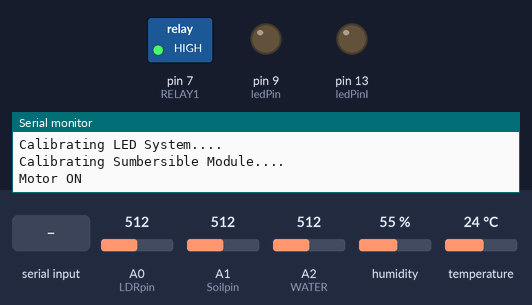
Recording of a sketch running on a simulated Arduino Uno, built with avr-gcc and run on an emulated ATmega328P. On the bench: switched loads named in the sketch (green lamp = pin HIGH), output pins drawn as LEDs (lit = HIGH), the last lines printed to the serial monitor. The inputs (shaded band) are chosen by the test bench; at power-on: A0 (LDRpin) = 512, A1 (Soilpin) = 512, A2 (WATER) = 512, humidity 55 %, temperature 24 °C. The modem accepts every AT command (registered, SIM ready, sends succeed) and sends nothing else.

Above: at 3.4 s.
At 28.1 s:
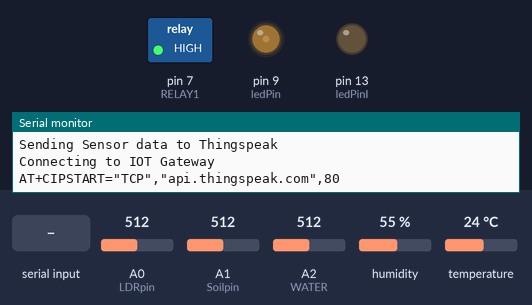
28.2 s: "1" received over the second serial link
At 43.28 s:
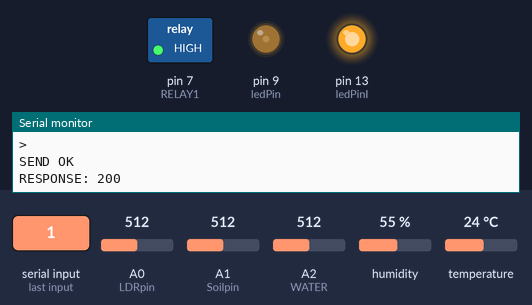
Timing chart, 0 to 44.9 s (numbered marks = the images above; inputs shaded):
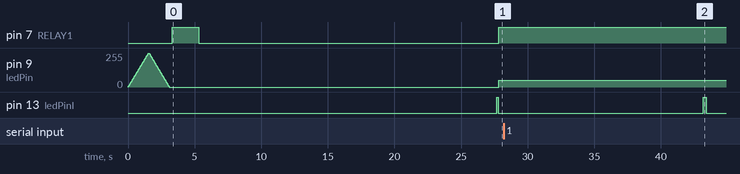

The sketch:

Project.ino
```cpp
//CODE BY PRASUN GUCHHAIT prasunguchhait1997@gmail.com

/*Pin Diagram of Project
********************************************
  Esp8266 Pin Layout (required one only)
    o     o      o     o
    GND         io      RX

    TX    CH_PD        VCC
    o     o      o     o
********************************************
  DHT11 PIN lAYOUR (REQUIRED ONLY)
    o     o     o     o
    VCC   DATA        GND
********************************************
  PIN OUT DIAGRAM OF THE PROJECT

  Arduino 5V       --> DHT11(VCC)& ESP8266(VCC & CH_PD) //ESP8266 WORKS WITH 3.3V BUT 5V ALSO WORKS FINE
  Arduino GND      --> DHT11(GND)& ESP8266(GND)
  Arduino Pin 12   --> DHT11(DATA)
  Arduino Pin 3    --> ESP8266(RX)
  Arduino Pin 2    --> ESP8266(TX)
  Arduino Pin A0   --> LDR
  Arduino pin A1   --> Soil Moisture Sensor Analog
*/
//*****************************************CODING****************************************************

#include"dht.h"
#include<SoftwareSerial.h>

#define ESP8266_TX 2
#define ESP8266_RX 3
#define LDRpin A0 // pin where we connected the LDR and the resistor
#define ledPin 9  // pin for LED connectio
#define ledPinI 13

SoftwareSerial WiFi_Serial(ESP8266_TX,ESP8266_RX);

#define WIFI_NAME "sensoponics"
#define WIFI_PASSWORD "0000000000"
#define port 80
#define server "api.thingspeak.com"
#define route "TA"
#define msgtype "1"
#define dht_dpin 12
#define LDRpin A0
#define Soilpin A1
#define RELAY1 7
#define WATER  A2

dht DHT;
int humi,tem;
int LDRValue = 0;
int SOILValue = 0;
int val=0;
int wl=0;

boolean No_IP=false;

String data="";
String request_header_1="";
String request_header_2="";

String response="";

void setup()
{
      Serial.begin(9600);  // sets serial port for communication

      Serial.println("Calibrating Waterlevel sensor....");
      pinMode(RELAY1, OUTPUT);

      Serial.println("Calibrating LED System....");
      for (int fadeValue = 0 ; fadeValue <= 255; fadeValue += 5)
      {
          // sets the value (range from 0 to 255):
          analogWrite(ledPin, fadeValue);
          // wait for 30 milliseconds to see the dimming effect
          delay(30);
      }
      // fade out from max to min in increments of 5 points:
      for (int fadeValue = 255 ; fadeValue >= 0; fadeValue -= 5)
      {
          // sets the value (range from 0 to 255):
          analogWrite(ledPin, fadeValue);
          // wait for 30 milliseconds to see the dimming effect
          delay(30);
      }
      delay(200);

      pinMode(RELAY1, OUTPUT);
      Serial.println("Calibrating Sumbersible Module....");
      digitalWrite(RELAY1,1);
      Serial.println("Motor ON");
      delay(2000);
      digitalWrite(RELAY1,0);
      Serial.println("Motor OFF");

      //~~~~~~~~~~~~~~~~~~~~~~~~~~~~~~~~~~~~~~~~~~~~~~~~~~~~~~~~~~~~~NEXT MODULE
      Serial.println("Preparing Wifi Module");
      WiFi_Serial.begin(9600);
      wifi_init();
      Serial.println("System Ready and connected to WiFi network");
      analogWrite(ledPinI, 150);
      delay(100);
}
void loop()
{
      analogWrite(ledPinI, 0);
      DHT.read11(dht_dpin);
      humi=DHT.humidity;
      tem=DHT.temperature;
      LDRValue = analogRead(LDRpin);
      SOILValue = analogRead(Soilpin);
      val=analogRead(WATER);

      if(LDRValue<100)
          analogWrite (ledPin, 255);
      else if(LDRValue>=100 && LDRValue<300)
          analogWrite (ledPin, 150);
      else if(LDRValue>=300 && LDRValue<500)
          analogWrite (ledPin, 80);
      else if(LDRValue>=500 && LDRValue<800)
          analogWrite (ledPin, 50);
      else
          analogWrite (ledPin, 0);
      Serial.println("LED is ON");

      if(SOILValue > 400)
      {
          if(val > 500)
          {
              digitalWrite(RELAY1,1);
              Serial.println("Motor ON");
              wl=1;
          }
          else
          {
              digitalWrite(RELAY1,0);
              Serial.println("Motor OFF water level is low");
              wl=0;
          }
      }
      else
      {
          digitalWrite(RELAY1,0);
          Serial.println("Soil is moist");
      }

      Serial.println("Sending Sensor data to Thingspeak");
      String uri="/update?api_key=096M6HTDUHZHEWWZ&"+String("field1=")+String(humi)+String("&")+String("field2=")+String(tem)+String("&")+String("field3=")+String(LDRValue)+String("&")+String("field4=")+String(SOILValue)+String("&")+String("field5=")+String(wl);
      sendIOT(uri);

  analogWrite(ledPinI, 150);
  delay(200);                    // wait a little

}

void sendIOT(String uri)
{
      Serial.println("Connecting to IOT Gateway");
      response="";

      request_header_1= "GET " + uri + " HTTP/1.1\r\n";
      request_header_2= "Host: " + String(server) + ":" + String(port) + "\r\n\r\n";


      Serial.println("AT+CIPSTART=\"TCP\",\"" + String(server)+"\","+ String(port));
      WiFi_Serial.println("AT+CIPSTART=\"TCP\",\"" + String(server)+"\","+ String(port));
      delay(5000);

      if(WiFi_Serial.available())
      {
          response="";

          // read the data into a variable as long as the
          while(WiFi_Serial.available())
            response+= (char)WiFi_Serial.read();

          Serial.println(response);
          if(WiFi_Serial.find("CONNECT"))
            Serial.print("AT+CIPSEND=");


          WiFi_Serial.print("AT+CIPSEND=");
          WiFi_Serial.println(request_header_1.length() + request_header_2.length() + data.length());
          delay(1000);

          if(WiFi_Serial.available());
            response="";

          // read the data into a variable as long as the
          while(WiFi_Serial.available())
            response+= (char)WiFi_Serial.read();

          Serial.println(response);

          Serial.println(data);
          if(WiFi_Serial.find(">"));
          {
            WiFi_Serial.print(request_header_1);
            WiFi_Serial.print(request_header_2);
            delay(5000);
          }

          if(WiFi_Serial.available())
          {
            delay(100);
            String response="";

            // read the data into a variable as long as the
            while(WiFi_Serial.available())
              response+= (char)WiFi_Serial.read();

            Serial.println(response);
            if(WiFi_Serial.find("200"));
            {
              Serial.println("RESPONSE: 200");
              delay(1000);
            }
          }
      }
      else
      {
          Serial.println("Error in Posting");
          delay(1000);
      }
}


void wifi_init()
{
      connect_wifi("AT",100);
      connect_wifi("AT+CWMODE=3",100);
      connect_wifi("AT+CWQAP",100);
      connect_wifi("AT+RST",5000);
      check4IP(5000);
      if(!No_IP)
        connect_wifi("AT+CWJAP=\""+String(WIFI_NAME)+"\",\""+String(WIFI_PASSWORD)+"\"",7000);
}

void connect_wifi(String cmd, int t)
{
  int temp=0,i=0;
  while(1)
  {
    Serial.println(cmd);
    WiFi_Serial.println(cmd);
    while(WiFi_Serial.available())
    {
      if(WiFi_Serial.find("OK"))
      i=8;
    }
    delay(t);
    if(i>5)
    break;
    i++;
  }
  if(i==8)
  Serial.println("OK");
  else
  Serial.println("Error");
}


void check4IP(int t1)
{
  int t2=millis();
  while(t2+t1>millis())
  {
    while(WiFi_Serial.available()>0)
    {
      if(WiFi_Serial.find("WIFI GOT IP"))
      {
        No_IP=true;
      }
    }
  }
}
```
